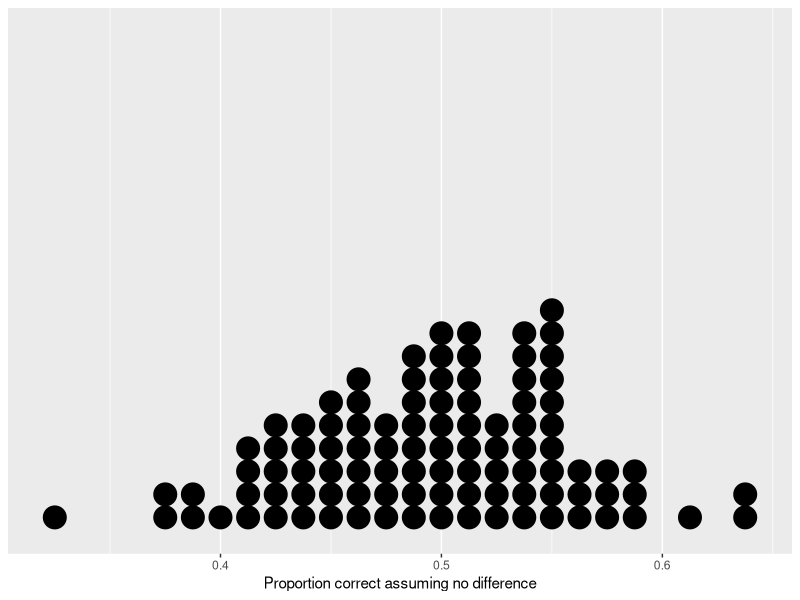

Here is the R script that generated this plot:
## ---- chunk 1
htmltools::tagList(rmarkdown::html_dependency_font_awesome())
## ---- chunk 2
library(tidyverse)
set.seed(4)
repetitions <- 100
simulated_stats <- rep(NA, repetitions) 
n_observations <- 80
test_stat <- 53/n_observations

for (i in 1:repetitions)
{
  new_sim <- sample(c("correct", "incorrect"), size=n_observations, replace=TRUE)
  sim_p <- sum(new_sim == "correct") / n_observations
  simulated_stats[i] <- sim_p
}

sim <- data_frame(p_correct = simulated_stats)
ggplot(sim, aes(p_correct)) + 
  geom_dotplot() + labs(x="Proportion correct assuming no difference") +
  scale_y_continuous(NULL, breaks = NULL) # get rid of strange label on y-axis for dotplot
